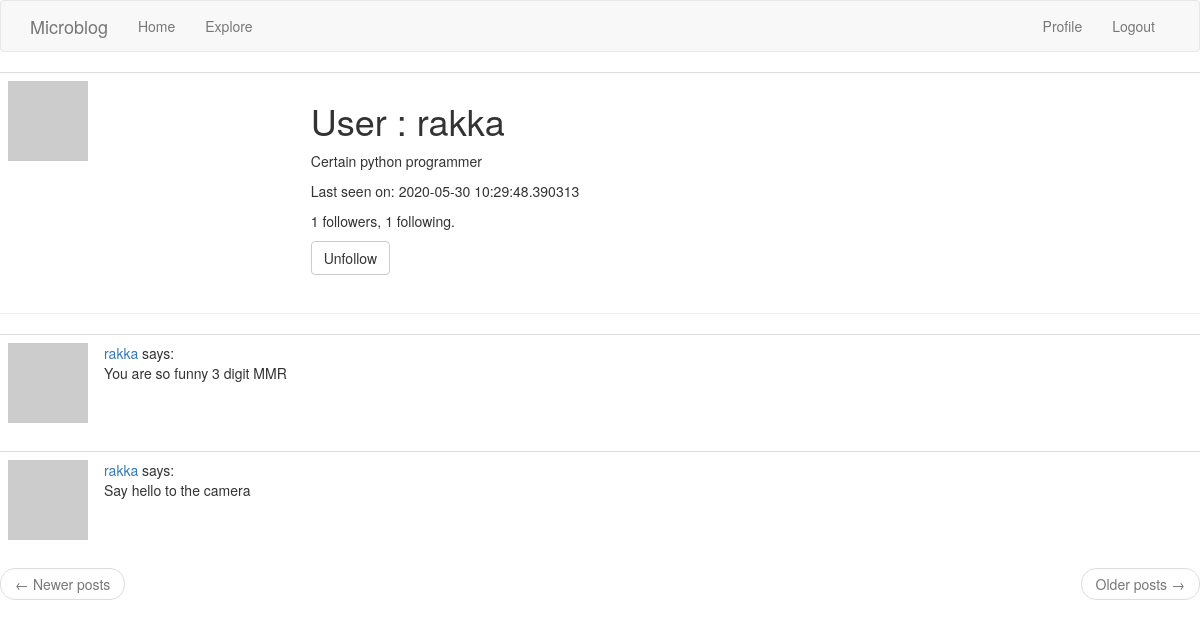
Screenshot of /user/rakka (signed in) with the database file from the repository.
### app/models.py (models this page shows, shortened)
class User(UserMixin, db.Model):
    id = db.Column(db.Integer, primary_key=True)
    username = db.Column(db.String(64), index=True, unique=True)
    email = db.Column(db.String(120), index=True, unique=True)
    password_hash = db.Column(db.String(128))
    posts = db.relationship("Post", backref="author", lazy="dynamic")
    about_me = db.Column(db.String(140))
    last_seen = db.Column(db.DateTime, default=datetime.utcnow)
    followed = db.relationship("User", secondary=followers,
                               primaryjoin=(followers.c.follower_id == id),
                               secondaryjoin=(followers.c.followed_id == id), # c is column
                               backref=db.backref("followers", lazy="dynamic"), lazy="dynamic")
    def avatar(self, size):
        digest = md5(self.email.lower().encode("utf-8")).hexdigest()
        return "https://gravatar.com/avatar/{}?d=identicon&s={}".format(
            digest, size)
    def is_following(self, user):
        return self.followed.filter(
            followers.c.followed_id == user.id).count() > 0

class Post(db.Model):
    id = db.Column(db.Integer, primary_key=True)
    body = db.Column(db.String(128))
    timestamp = db.Column(db.DateTime, index=True, default=datetime.utcnow) # utcnow, uniform timestamp without ()
    user_id = db.Column(db.Integer, db.ForeignKey("user.id"))

### app/routes.py (the view)
@app.route("/user/<username>")
@login_required
def user(username):
    user = User.query.filter_by(username=username).first_or_404()
    page = request.args.get("page", 1, type=int)
    posts = user.posts.order_by(Post.timestamp.desc()).paginate(
        page, app.config["POST_PER_PAGE"], False)
    next_url = url_for("user", username=user.username, page=posts.next_num) \
        if posts.has_next else None
    prev_url = url_for("user", username=user.username, page=posts.prev_num) \
        if posts.has_prev else None
    form = EmptyForm()
    return render_template("user.html", user=user, posts=posts.items,
                           next_url=next_url, prev_url=prev_url, form=form)

### app/forms.py
class EmptyForm(FlaskForm):
    submit = SubmitField("Submit")

### app/models.py (called while the page is built)
@login.user_loader
def load_user(id):
    return User.query.get(int(id))

### app/routes.py (called while the page is built)
@app.before_request # executed before the view function
def before_request():
    if current_user.is_authenticated:
        current_user.last_seen = datetime.utcnow()
        db.session.commit()

### app/templates/user.html (shortened to what this page needs)
{% extends "base.html" %}
{% block content %}
<table class="table table-hover">
  <tr>
    <td widht="256px"><img src="{{ user.avatar(256) }}"/></td>
    <td>
      <h1>User : {{ user.username }}</h1>
      {% if user.about_me %}<p>{{ user.about_me }}</p>{% endif %}
      {% if user.last_seen %}<p>Last seen on: {{ user.last_seen }}</p>{% endif %}
      <p>{{ user.followers.count() }} followers, {{ user.followed.count() }} following.</p>
      {% if user == current_user %}
      <p><a href="{{ url_for('edit_profile') }}">Edit your profile</a></p>
      {% else %}
      <p>
        <form action="{{ url_for('unfollow', username=user.username) }}" method="post">
          {{ form.submit(value="Unfollow", class_="btn btn-default") }}
        </form>
      </p>
      {% endif %}
    </td>
  </tr>
</table>
<hr/>
{% for post in posts %}
  {% include "_post.html" %}
{% endfor %}
<nav aria-label="...">
  <ul class="pager">
    <li class="previous{% if not prev_url %} disabled{% endif %}">
      <a href="{{ prev_url or '#' }}">
        <span aria-hidden="true">&larr;</span> Newer posts
      </a>
    </li>
    <li class="next{% if not next_url %} disabled{% endif %}">
      <a href="{{ next_url or '#' }}">
        Older posts <span aria-hidden="true">&rarr;</span>
      </a>
    </li>
  </ul>
</nav>
{% endblock %}

### app/templates/_post.html
<table class="table table-hover">
  <tr>
    <td width="70px">
      <a href="{{ url_for('user', username=post.author.username) }}">
        <img src="{{ post.author.avatar(36) }}"/>
      </a>
    </td>
    <td>
      <a href="{{ url_for('user', username=post.author.username) }}">
        {{ post.author.username }}
      </a>
      says:<br/>{{ post.body }}
    </td>
  </tr>
</table>

### rows the page displays
User: username "rakka", about_me "Certain python programmer", last_seen "2020-05-30 10:29:48.390313"
Post: author.username "rakka", body "You are so funny 3 digit MMR"
Post: author.username "rakka", body "Say hello to the camera"

### other values shown
{{ user.followers.count() }} "1"
{{ user.followed.count() }} "1"
